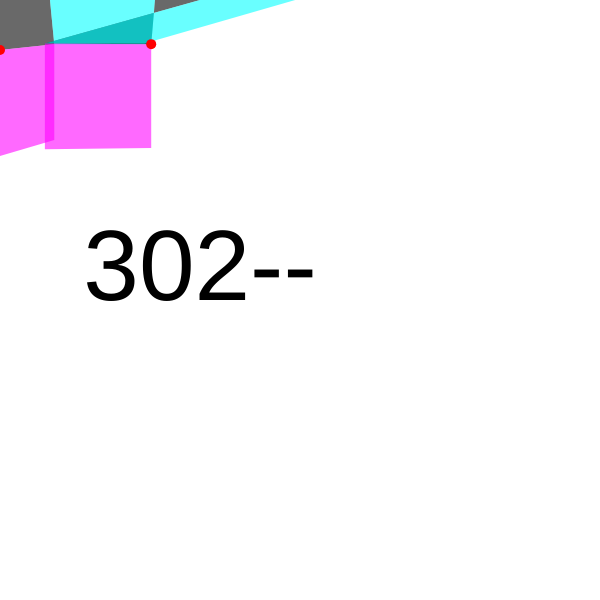
Frame 1 (no input)
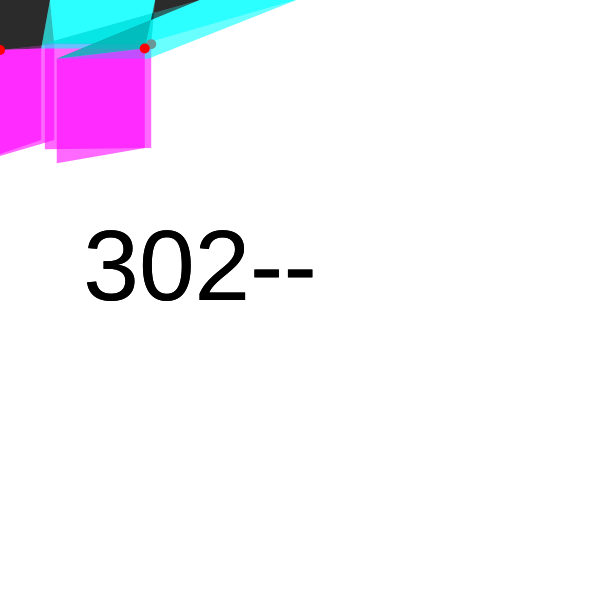
Frame 2 (the mouse pressed at the canvas centre, redrawn once)

The p5.js sketch that drew these frames (run headless with seeded random() and noise() and a simulated clock; the mouse was pressed at the canvas centre and the sketch redrawn once):

// p5.js sketch
// ── sketch.js
// 2-unit chain (refactored Unit with in/out naming), "302--" caption

function setup() {
  createCanvas(600, 600);
  background(255);
  noLoop();
}

function draw() {
  fill(0);
  noStroke();
  textAlign(CENTER);
  textSize(100);
  text('302--', width / 3, height / 2);

  const u = new Unit();
  u.display();

  // chain second unit off first's right edge
  const u2 = new Unit(u.out1.copy(), createVector(200, 0), u.out2.copy());
  u2.display();
}

class Unit {
  constructor(in0, in1, in2) {
    if (in0) {
      this.in0 = in0.copy();
      this.in1 = in1.copy();
      this.in2 = in2.copy();
    } else {
      this.in0 = createVector(0, 0);
      this.in1 = createVector(50, 0);
      this.in2 = createVector(0, 50);
    }
    const stepS = 50, stepL = 100, off = 10;
    this.out0 = createVector(
      random(stepS - off, stepS + off),
      random(stepS - off, stepS + off)
    );
    this.out1 = createVector(this.in1.x + random(stepL - off, stepL + off), this.in1.y);
    this.out2 = createVector(this.out0.x + random(stepL - off, stepL + off), this.out0.y);
    this.out3 = createVector(this.in2.x, this.in2.y + random(stepL - off, stepL + off));
    this.out4 = createVector(this.out0.x, this.out0.y + random(stepL - off, stepL + off));
  }

  display() {
    noStroke();
    fill(0, 150);
    quad4(this.in0, this.in1, this.out0, this.in2);
    fill(0, 255, 255, 150);
    quad4(this.in1, this.out1, this.out2, this.out0);
    fill(255, 0, 255, 150);
    quad4(this.in2, this.out0, this.out4, this.out3);

    stroke(255, 0, 0);
    strokeWeight(10);
    point(this.in2.x, this.in2.y);
    noStroke();
  }
}

function quad4(p1, p2, p3, p4) {
  beginShape();
  vertex(p1.x, p1.y);
  vertex(p2.x, p2.y);
  vertex(p3.x, p3.y);
  vertex(p4.x, p4.y);
  endShape(CLOSE);
}
